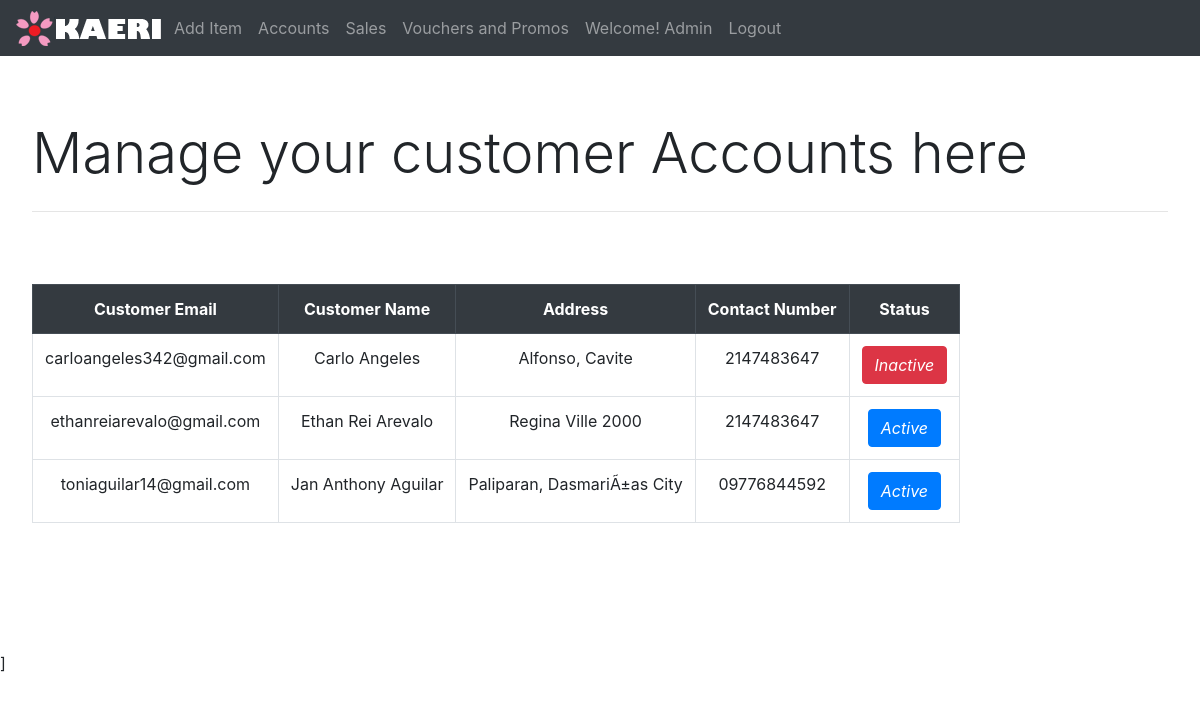
The page /admin/accounts.php on the database as committed earlier.
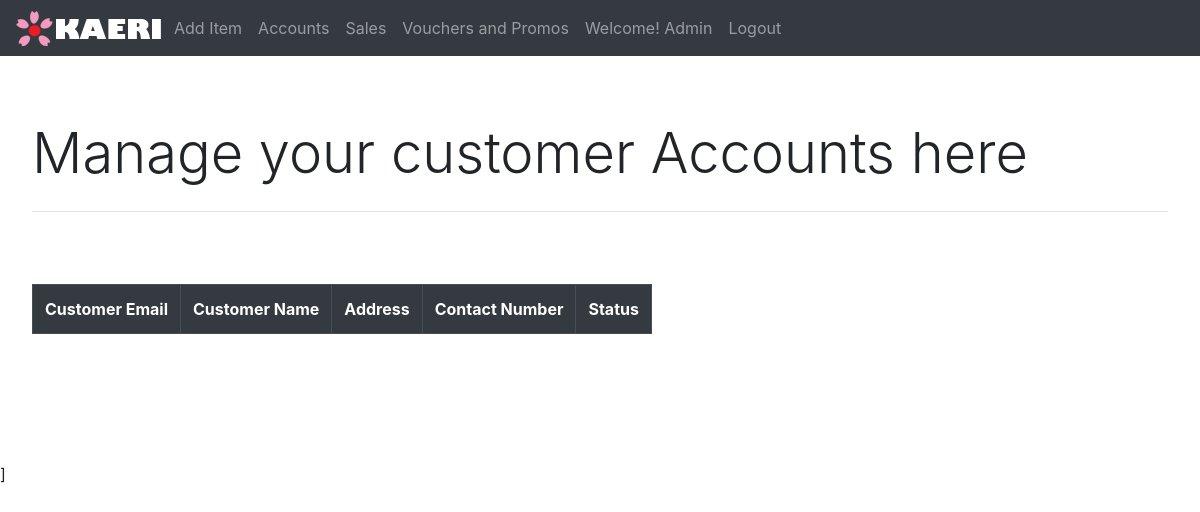
The same page on the database as committed later.
### tables this page shows
CREATE TABLE `useraccounts` (
  `userID` int(11) NOT NULL,
  `userEmail` varchar(50) NOT NULL,
  `userPassword` varchar(50) NOT NULL,
  `userType` varchar(50) NOT NULL,
  `status` varchar(8) NOT NULL
);

CREATE TABLE `userdetails` (
  `email` varchar(50) NOT NULL,
  `fName` varchar(50) NOT NULL,
  `lName` varchar(50) NOT NULL,
  `address` varchar(100) NOT NULL,
  `contactNo` varchar(12) NOT NULL,
  `birthdate` date NOT NULL,
  `sex` varchar(10) NOT NULL
);

### admin/accounts.php (the view, shortened to what this page needs)
<!DOCTYPE html>
<html lang="en">
<head>
    <?php include('css.php');?>
</head>
<body>
    <header>
        <?php include('nav.php');?>
    </header>
    <section class="jumbotron bg-transparent">
        <h1 class="display-4">Manage your customer Accounts here</h1>
        <hr class="my-4">
        <div class="table table-responsive">
            <table id="table" class="table table-responsive table-bordered w-100">
                <tr class="thead-dark text-center">
                    <th>
                        Customer Email
                    </th>
                    <th>
                        Customer Name
                    </th>
                    <th>
                        Address
                    </th>
                    <th>
                        Contact Number
                    </th>
                    <th>
                        Status
                    </th>
                </tr>
                <div id="card" class="col-xl-9  mt-5 overflow-hidden">
            <div class="container">
                <div class="row justify-content-center">
                <?php
                    include('../connection.php');
                    $getItems = "SELECT * FROM useraccounts INNER JOIN userdetails ON useraccounts.userEmail = userdetails.email where useraccounts.userType = 'user'";
                    $result = mysqli_query($connection, $getItems);
                    if(mysqli_num_rows($result) > 0){
                        while($row = mysqli_fetch_array($result)){
                    ?>
                        <tr class="text-center">
                            <td>
                                <?php echo $row['userEmail']; ?>
                            </td>
                            <td>
                                <?php $name = $row['fName']." ".$row['lName'];
                                echo $name; ?>
                            </td>
                            <td>
                                <?php echo $row['address']; ?>
                            </td>
                            <td>
                                <?php echo $row['contactNo']; ?>
                            </td>
                            <td>
                               <?php
                                 if($row['status'] === "Inactive"){
                                    echo "<button id='inactive' class='btn btn-danger'><i>".$row['status']."</i></button>";
                                } else{
                                    echo "<button id='active' class='btn btn-primary'><i>".$row['status']."</i></button>";
                                }
                                ?>
                            </td>
                        </tr>
                    <?php
                        }}
                    ?>
                </div>
            </div>
        </div>
            </table>
        </div>
    </section>]
</body>
</html>

Rows that differ between the two databases and show on the page:
removed useraccounts: userEmail "carloangeles342@gmail.com", userdetails.fName+lName "Carlo Angeles", userdetails.address "Alfonso, Cavite", userdetails.contactNo "2147483647", status "Inactive"
removed useraccounts: userEmail "ethanreiarevalo@gmail.com", userdetails.fName+lName "Ethan Rei Arevalo", userdetails.address "Regina Ville 2000", userdetails.contactNo "2147483647", status "Active"
removed useraccounts: userEmail "toniaguilar14@gmail.com", userdetails.fName+lName "Jan Anthony Aguilar", userdetails.address "Paliparan, DasmariÃ±as City", userdetails.contactNo "09776844592", status "Active"
